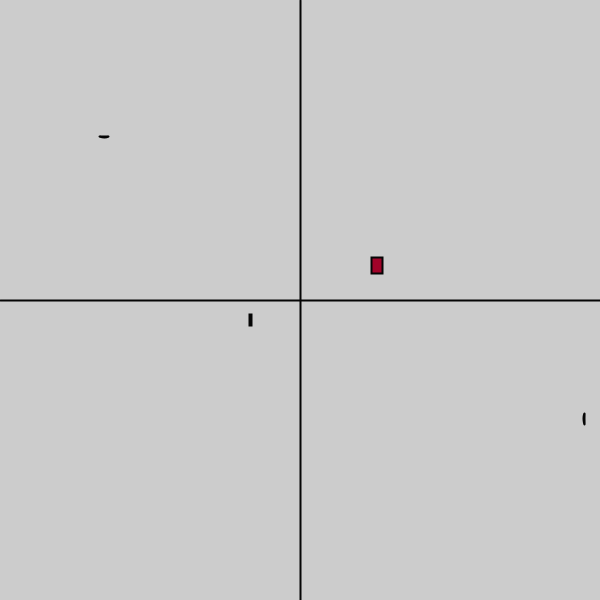
Frame 1 (no input)
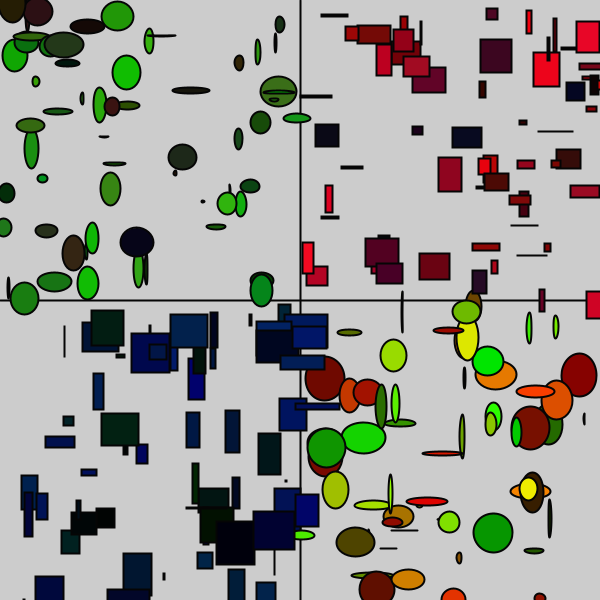
Frame 60 (the mouse pressed at the canvas centre just before this capture)
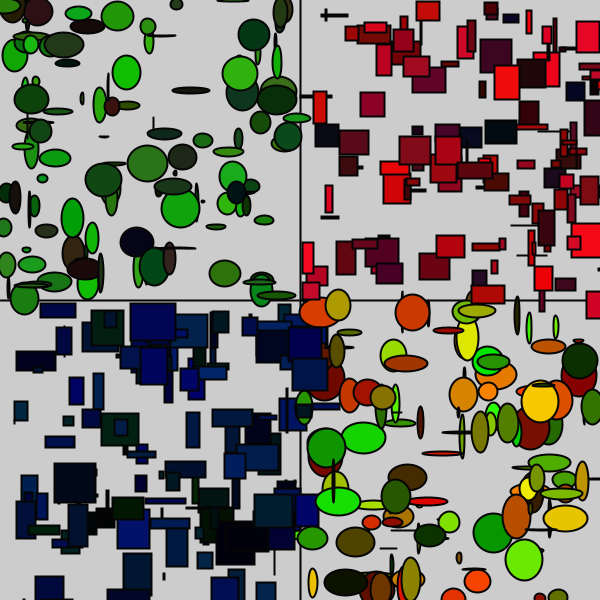
Frame 120 (the mouse held since frame 60 and released just before this capture)

The Processing sketch that drew these frames (run headless with seeded random() and noise(); from frame 60 on, the mouse is pressed at the canvas centre):

// Processing sketch: processing_174003
// ── processing_174003.pde

float a=250;
float b=13;
float c=44;
 
float d;
float e;
float f=5;
float i=5;

float j=59;
float k=191;
float l=31;

float m;
float n;
float z=5;
float o=5;

float a1;
float a2;
float a3;

float s;
float t;
float u;
float v;

float ab;
float ad;
float ac;

float w;
float x;
float y;
float g;

void setup()
{
  
size( 600,600);


stroke(#050505);
 strokeWeight(2);

 line(width/2,0,height/2,width); 
  line(0,width/2,height,width/2);

}

void draw()
{ 
 
  a=random(250);
b=random(13);
c=random(44);
fill(a,b,c);

m=random(width/2,width);
n=random(0,height/2);
z=random (0,35);
o=random (0,35); 
rect( m,n,z,o);
  
j=random (59);
k=random (191);
l=random (31);
 fill(j,k,l);
 
 d=random (0,40);
 e=random (0,40);
 f=random (0,width/2);
 i=random (0,height/2);
ellipse(f,i,d,e);

a1= random (254);
a2= random (255);
a3= random (0);
fill(a1,a2,a3);

s= random(width/2,width);
t= random (height/2,height);
u= random (0,45);
v=random(0,45);

ellipse(s,t,u,v);

ad=random(3);
  ab=random(40);
  ac=random(111);
  fill(ad,ab,ac);

w=random(0,width/2);
x= random(height/2,height);
y=random(0,45);
g=random(0,45);
rect(w,x,y,g);
  
  }
  
  void mousePressed()
 
  {
     
 rect(0,0,width/2,height/2);
 
    
   rect(width/2,height/2,width,height);
    
    
  }
    
    
